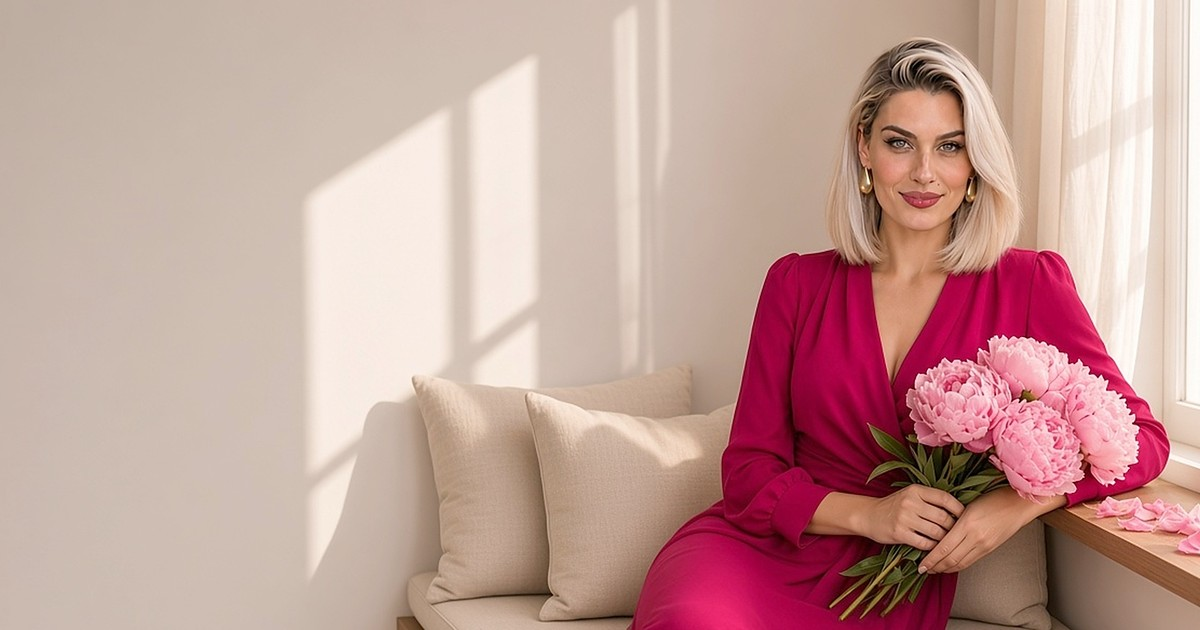
#> input picture docs/video-kit/scripts/instagram/bg-og-alisa.jpg, 1200 x 630 px, given in place of alisa-16x9-up.jpg, which was not available
$ python mk-og.py
#> lines starting #> are read from the running program, lines starting #| are printed output that depends on the picture; after the words box and inside, x2 and y2 are one past the last pixel; in counts of white or black regions, pixels touching at a corner belong together
#!/usr/bin/env python3
"""Prepare 1200x630 backgrounds for Threads/link-preview cards (og modes in ig.html).
Experts: clean 16:9 scene from ../template/work/<id>-16x9-up.jpg (kit) — zoomed, expert pushed to the side opposite the card.
Home: centre plate of the pinned triptych (plate-pin-C.jpg)."""
import json
from pathlib import Path
from PIL import Image, ImageFilter
H=Path(__file__).resolve().parent
SRC=H.parent/'template'/'work'
if not SRC.exists(): SRC=H.parent.parent/'EYRA-video-kit'/'scripts'/'template'/'work'
import numpy as np
side={}
for e in 'alisa asya eva kira lera maya mira nika sofia vera'.split():
    im=Image.open(SRC/f'{e}-16x9-up.jpg').convert('RGB'); s=0.72; w,h=round(1920*s),round(1080*s)
#> further down, im is the input picture: PIL image 1200x630 RGB; mean R, G, B 196.8, 159.9, 153.5
    m=np.asarray(Image.open(SRC/f'{e}-16x9-mask.png').convert('L').resize(im.size))>128
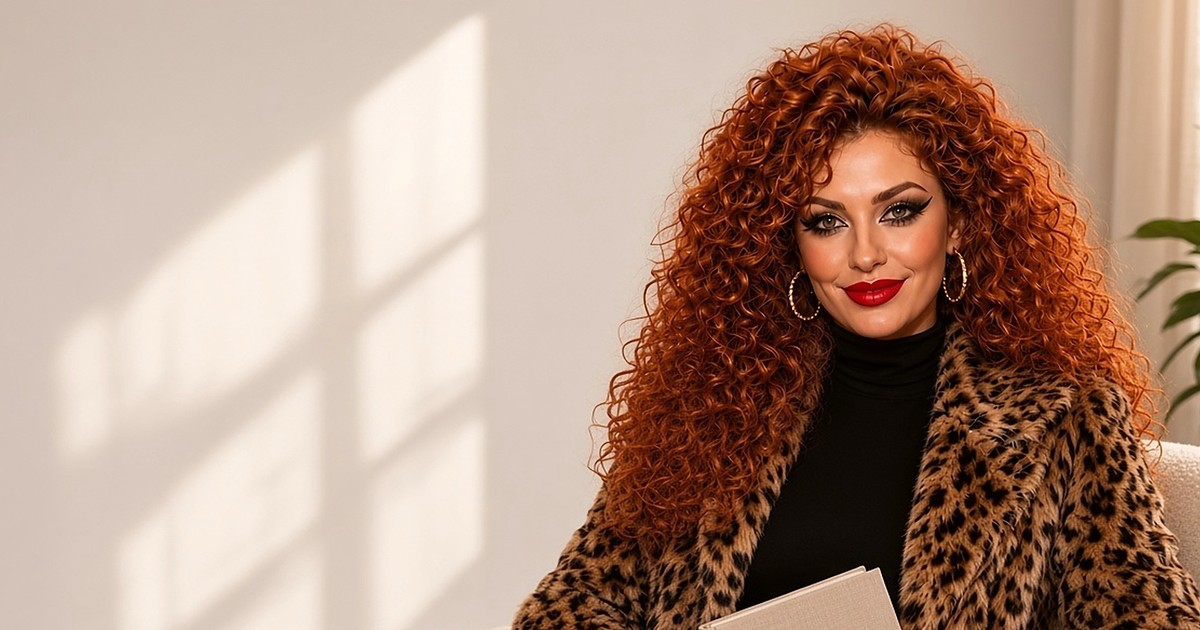
#> input picture docs/video-kit/scripts/instagram/bg-og-asya.jpg, 1200 x 630 px, given in place of alisa-16x9-mask.png, which was not available
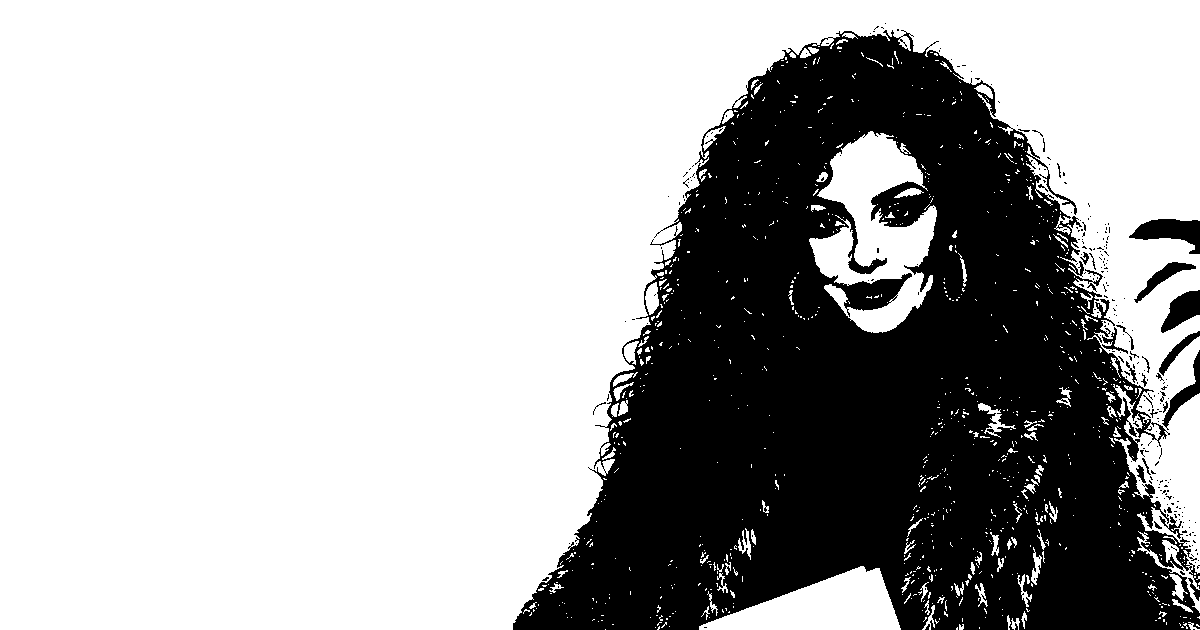
#> m: shape (630, 1200) bool; 68% white; 274 black regions (246 under 20 px), largest, box (x1, y1, x2, y2) and area: (513, 30, 1200, 630) 236171, (1129, 219, 1200, 254) 1325, (1161, 290, 1200, 333) 923
    ys,xs=np.nonzero(m); fx=xs.mean()/m.shape[1]; fy=ys.min()/m.shape[0]   # expert centre x and head top
#> after `fx = xs.mean() / m.shape[1]`: fx = 0.391
#> after `fy = ys.min() / m.shape[0]`: fy = 0
    im=im.resize((w,h),Image.LANCZOS); L=fx<.5  # expert on the left -> card on the right
#> after `im = im.resize((w, h), Image.LANCZOS)`:
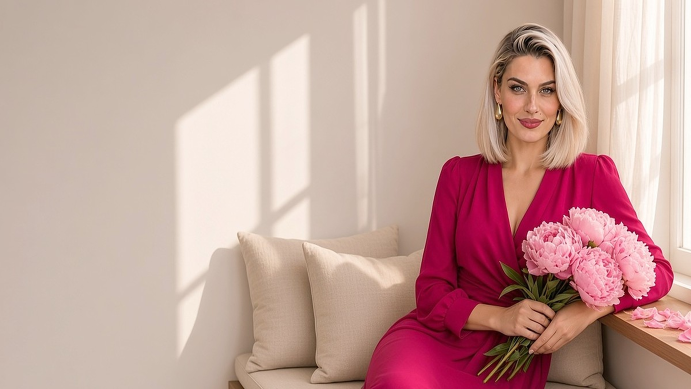
#> im: PIL image 1382x778 RGB (shown at 1/2 size); mean R, G, B 196.8, 159.9, 153.5
#> after `L = fx < 0.5`: L = True
    want=(.29 if L else .72)*1200; off=int(min(max(fx*w-want,0),w-1200)); top=int(min(max(fy*h-40,0),h-630))
#> after `want = (0.29 if L else 0.72) * 1200`: want = 348
#> after `off = int(min(max(fx * w - want, 0), w - 1200))`: off = 182
#> after `top = int(min(max(fy * h - 40, 0), h - 630))`: top = 0
    im.crop((off,top,off+1200,top+630)).filter(ImageFilter.UnsharpMask(1,30,2)).save(H/f'bg-og-{e}.jpg',quality=90)
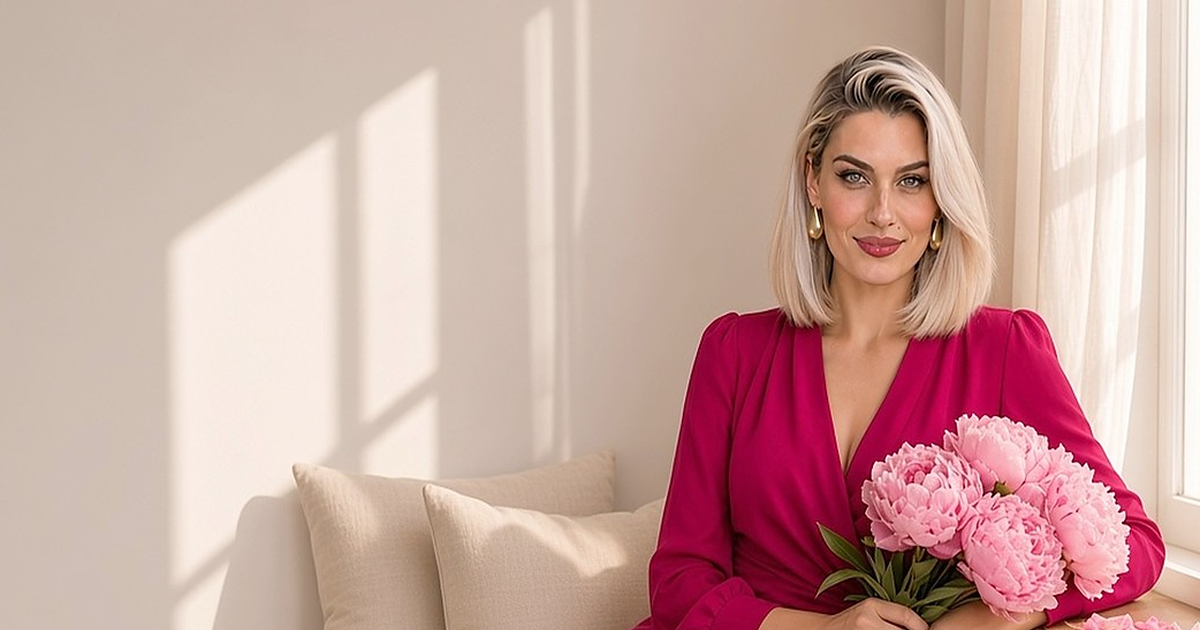
#> saved as bg-og-alisa.jpg: PIL image 1200x630 RGB; mean R, G, B 203.7, 166.8, 160.6
    side[e]='R' if L else 'L'; print(e,'card',side[e],'expert at',round((fx*w-off)/1200,2))
#| alisa card R expert at 0.3
#> (the run stopped early here; a loop or call above may not have finished)
